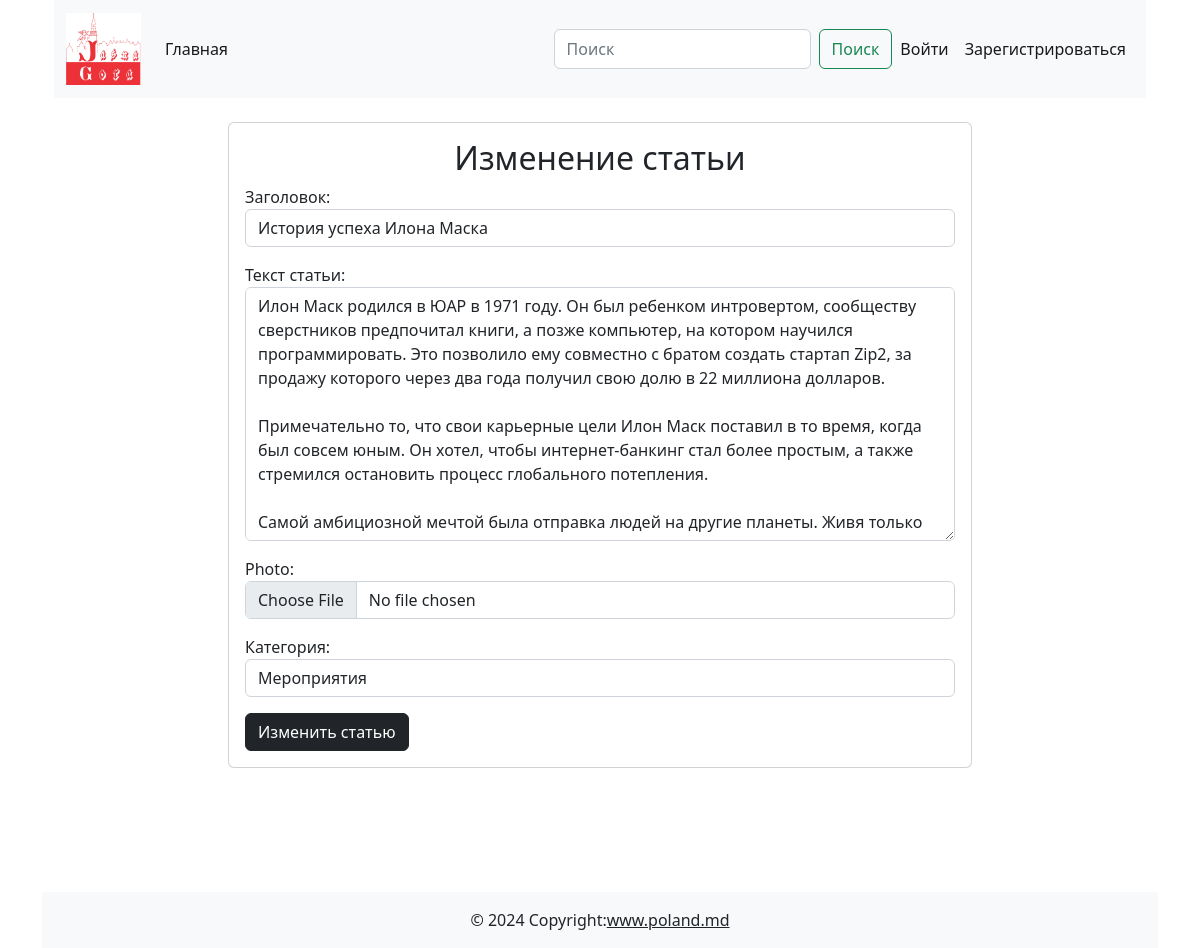
The app's page /post/1/update/, older data.
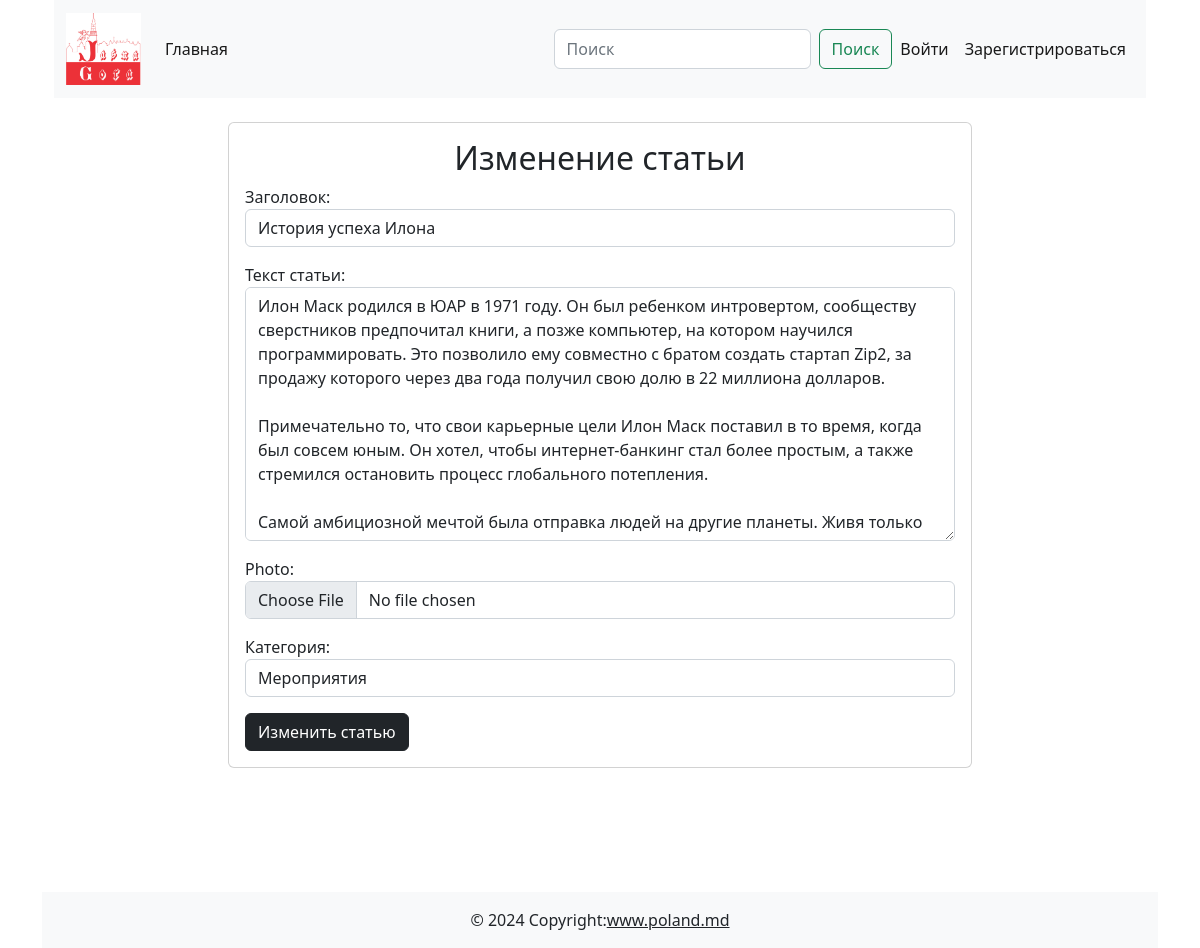
The same page, newer data.
### main/models.py (models this page shows, shortened)
class Post(models.Model):
    title = models.CharField(max_length=255, verbose_name='Заголовок')
    content = models.TextField(default='Скоро тут будет статья', verbose_name='Текст статьи')
    created_at = models.DateTimeField(auto_now_add=True, verbose_name='Дата созадания')
    updated_at = models.DateTimeField(auto_now=True, verbose_name='Дата обновления')
    photo = models.ImageField(upload_to='static/css/photos', blank=True, null=True)
    author = models.CharField(max_length=255, verbose_name="Автор статьи")
    watched = models.IntegerField(default=0, verbose_name='Просмотры')
    is_published = models.BooleanField(default=True, verbose_name='Публикация')
    category = models.ForeignKey(Category, on_delete=models.CASCADE, verbose_name='Категория')
    """Показывает в базе название поста, а не объекта"""
    """Указывает в таблицах множественное и единственное число"""
    class Meta:
        verbose_name = 'Пост'
        verbose_name_plural = 'Посты'

class Category(models.Model):
    title = models.CharField(max_length=100, verbose_name='Название категории')
    """Показывает в базе название категории, а не объекта"""
    def __str__(self):
        return self.title
    """Указывает в таблицах множественное и единственное число"""
    class Meta:
        verbose_name = 'Категория'
        verbose_name_plural = 'Категории'

### main/views.py (the view)
# urls.py: path('post/<int:pk>/update/', PostUpdate.as_view(), name='post_update'),
class PostUpdate(UpdateView):
    model = Post
    form_class = PostAddForm
    template_name = 'main/article_add_form.html'
    extra_context = {'title': 'Изменить статью'}

### main/forms.py
class PostAddForm(forms.ModelForm):
    class Meta:
        model = Post
        fields = ['title', 'content', 'photo', 'category']
        widgets = {'title': forms.TextInput(attrs={'class': 'form-control'}),
                   'content': forms.Textarea(attrs={'class': 'form-control'}),
                   'photo': forms.FileInput(attrs={'class': 'form-control'}),
                   'category': forms.Select(attrs={'class': 'form-control'}), }

### main/templates/main/article_add_form.html (shortened to what this page needs)
{% extends 'base.html' %}
{% block main %}
    <div class="d-flex justify-content-center">
        <div class="card col-8 mb-4 mt-4">
            <div class="card-body">
                <h2 class="text-center">
                    {% if 'update' in request.path %}
                        Изменение статьи
                    {% else %}
                        Добавление новой статьи
                    {% endif %}
                </h2>
                <form action="" method="post" enctype="multipart/form-data">
                    {{ form.as_p }}
                    <button class="btn btn-dark" type="submit">
                        {% if 'update' in request.path %}
                            Изменить статью
                        {% else %}
                            Добавить статью
                        {% endif %}
                    </button>
                </form>
            </div>
        </div>
    </div>
{% endblock main %}

Row changes from the older to the newer data that the page shows:
changed Post "Мероприятия": title "История успеха Илона Маска" → "История успеха Илона"
